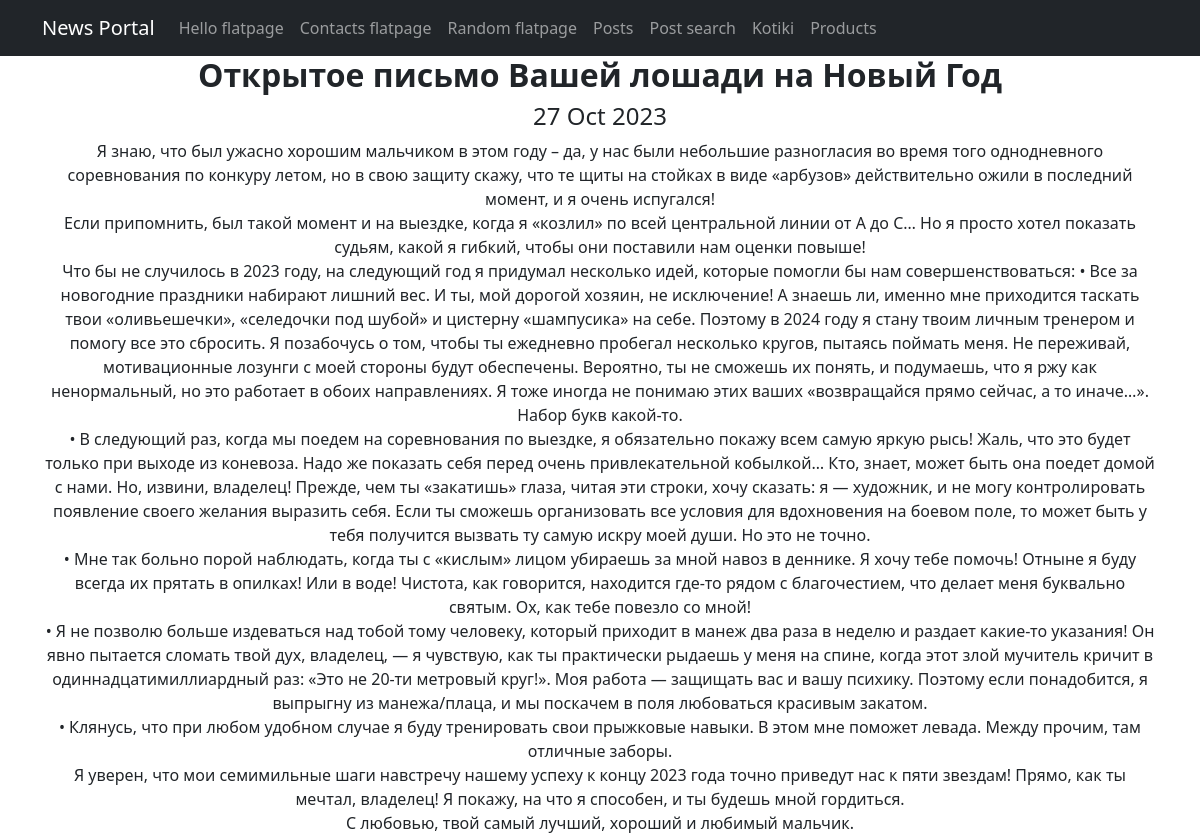
The app's page /news/9 with its own data.
### news/models.py (models this page shows, shortened)
class Post(models.Model):
    author = models.ForeignKey(Author, on_delete=models.CASCADE, related_name='posts')
    article = 'ART'
    news = 'NEW'
    POSTS = [
        (article, "Статья"),
        (news, "Новость")
    ]
    type = models.CharField(max_length=3,
                            choices=POSTS,
                            default=article)
    creation_time = models.DateTimeField(auto_now_add=True)
    title = models.CharField(max_length=255)
    text = models.TextField()
    rating = models.IntegerField(default=0)
    category = models.ManyToManyField(Category, through='PostCategory')
    class Meta:
        verbose_name = 'Публикация'
        verbose_name_plural = 'Публикации'

### news/views.py (the view)
# urls.py: path('<int:pk>', PostDetail.as_view(), name = 'post_detail'),
class PostDetail(DetailView):
    model = Post
    template_name = 'news_app/news_detail.html'
    context_object_name = 'news'

### news/templatetags/custom_filters_.py (called while the page is built)
@register.filter()
def censor(value):
    new_value = value
    for word in explicit:
        new_value = new_value.replace(word, word[:1] + '*' * (len(word) - 1))
    return new_value

### templates/news_app/news_detail.html (shortened to what this page needs)
{% extends 'flatpages/default.html' %}
{% load custom_filters_ %}
{% block content %}
    <h2><b>{{ news.title }}</b></h2>
    <h4>{{ news.creation_time|date:'d M Y'}}</h4>
    {{ news.text|censor }}
{% endblock content %}

### records on screen
Post: title "Открытое письмо Вашей лошади на Новый Год", creation_time "27 Oct 2023", text|censor "Я знаю, что был ужасно хорошим мальчиком в этом году – да, у нас были небольшие разногласия во время того однодневного соревнования по конкуру летом, но в свою защиту скажу, что те щиты на стойках в виде «арбузов» действительно ожили в последний момент, и я очень испугался! Если припомнить, был такой момент и на выездке, когда я «козлил» по всей центральной линии от А до С… Но я просто хотел показать судьям, какой я гибкий, чтобы они поставили нам оценки повыше! Что бы не случилось в 2023 году, на следующий год я придумал несколько идей, которые помогли бы нам совершенствоваться: • Все за новогодние праздники набирают лишний вес. И ты, мой дорогой хозяин, не исключение! А знаешь ли, именно…"
